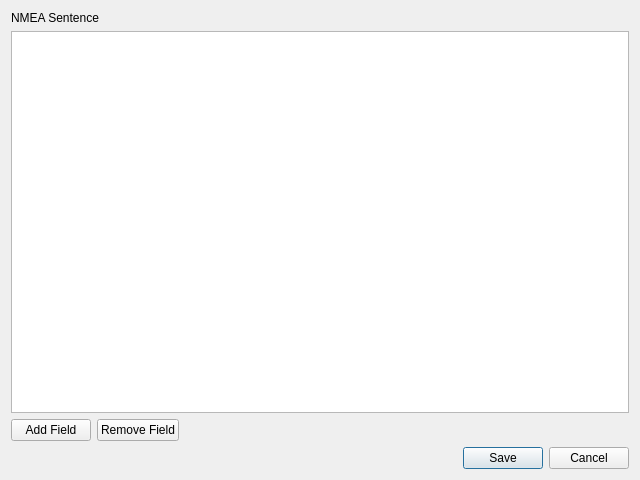
<?xml version="1.0" encoding="UTF-8"?>
<ui version="4.0">
 <class>NmeaFieldConfigurationDialog</class>
 <widget class="QDialog" name="NmeaFieldConfigurationDialog">
  <property name="geometry"><rect><x>0</x><y>0</y><width>640</width><height>480</height></rect></property>
  <property name="windowTitle"><string>NMEA Field Configuration</string></property>
  <layout class="QVBoxLayout" name="mainLayout">
   <item>
    <widget class="QLabel" name="lblSentence">
     <property name="text"><string>NMEA Sentence</string></property>
    </widget>
   </item>
   <item>
    <widget class="QTableWidget" name="tblFields">
     <property name="selectionBehavior"><enum>QAbstractItemView::SelectRows</enum></property>
    </widget>
   </item>
   <item>
    <layout class="QHBoxLayout" name="customButtonsLayout">
     <item><widget class="QPushButton" name="btnAddRow"><property name="text"><string>Add Field</string></property></widget></item>
     <item><widget class="QPushButton" name="btnRemoveRow"><property name="text"><string>Remove Field</string></property></widget></item>
     <item><spacer name="customButtonsSpacer"><property name="orientation"><enum>Qt::Horizontal</enum></property><property name="sizeHint" stdset="0"><size><width>40</width><height>20</height></size></property></spacer></item>
    </layout>
   </item>
   <item><widget class="QDialogButtonBox" name="buttonBox"><property name="orientation"><enum>Qt::Horizontal</enum></property><property name="standardButtons"><set>QDialogButtonBox::Cancel|QDialogButtonBox::Save</set></property></widget></item>
  </layout>
 </widget>
 <resources/>
 <connections/>
</ui>
